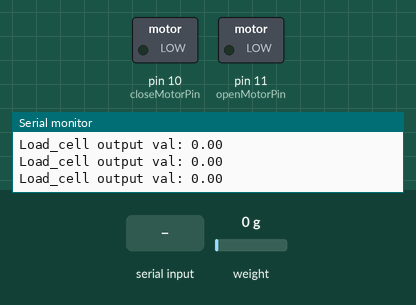
Simulated run of this sketch. Board: Arduino Uno, built with avr-gcc and run on an emulated ATmega328P. Parts: switched loads named in the sketch (green lamp = pin HIGH), the last lines printed to the serial monitor. The test bench sets the inputs (shaded band); at power-on: weight on the scale 0 g.

Above: at 3.6 s.
3.7 s: weight on the scale set to 1250 g
At 4.4 s:
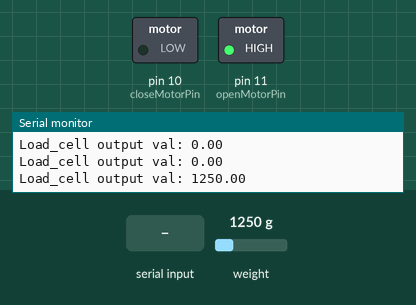
6.0 s: "t" received over Serial
At 6.4 s:
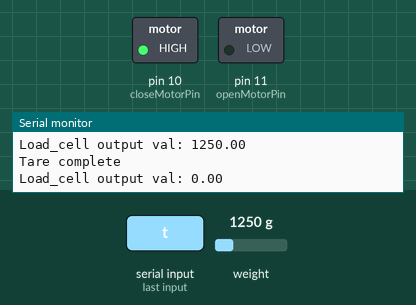
Timing chart, 0 to 9.0 s (numbered marks = the images above; inputs shaded):
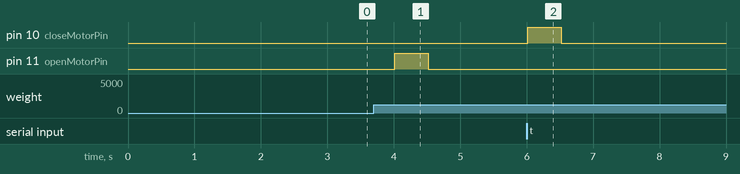

The sketch:

CAT_WEIGHT_FOOD_DISH_v1.ino
```cpp
/*
 * A sketch using the Arduino library HX711_ADC with logic for
   controlling an motorized food dish with an H-Bridge
   Shaun Nelson - 2021
*/

#include <HX711_ADC.h>
#include <EEPROM.h>

#define LED 13

int openMotorPin = 11;          // PIN USED TO SEND OPEN SIGNAL TO H-BRIDGE
int closeMotorPin = 10;         // PIN USED TO SEND CLOSED SIGNAL TO H-BRIDGE
const int MinCatWeight = 1100;  // CHANGE FOR YOUR SPECIFIC MIN WEIGHT
const int MaxCatWeight = 1450;  // CHANGE FOR YOUR SPECIFIC MAX WEIGHT
long interval = 300;            // MODIFY TO INCREASE OR DECREASE INTERVAL
long previousMillis = 0;
enum States { Closed, Open, Opening, Closing };
States State = Closed;
unsigned long OpenStartedTime;
unsigned long CloseStartedTime;

//pins:
const int HX711_dout = 4; //mcu > HX711 dout pin
const int HX711_sck = 5; //mcu > HX711 sck pin

//HX711 constructor:
HX711_ADC LoadCell(HX711_dout, HX711_sck);

const int calVal_calVal_eepromAdress = 0;
unsigned long t = 0;

void setup() {
  Serial.begin(57600); delay(10);
  Serial.println();
  Serial.println("Starting...");

  pinMode(openMotorPin, OUTPUT);
  pinMode(closeMotorPin, OUTPUT);


  float calibrationValue; // calibration value
  calibrationValue = 113.0; //696.0; // uncomment this if you want to set this value in the sketch
#if defined(ESP8266) || defined(ESP32)
  //EEPROM.begin(512); // uncomment this if you use ESP8266 and want to fetch this value from eeprom
#endif
  //EEPROM.get(calVal_eepromAdress, calibrationValue); // uncomment this if you want to fetch this value from eeprom

  LoadCell.begin();
  unsigned long stabilizingtime = 2000; // tare preciscion can be improved by adding a few seconds of stabilizing time
  boolean _tare = true; //set this to false if you don't want tare to be performed in the next step
  LoadCell.start(stabilizingtime, _tare);
  if (LoadCell.getTareTimeoutFlag()) {
    Serial.println("Timeout, check MCU>HX711 wiring and pin designations");
  }
  else {
    LoadCell.setCalFactor(calibrationValue); // set calibration factor (float)
    Serial.println("Startup is complete");
  }
  while (!LoadCell.update());
  Serial.print("Calibration value: ");
  Serial.println(LoadCell.getCalFactor());
  Serial.print("HX711 measured conversion time ms: ");
  Serial.println(LoadCell.getConversionTime());
  Serial.print("HX711 measured sampling rate HZ: ");
  Serial.println(LoadCell.getSPS());
  Serial.print("HX711 measured settlingtime ms: ");
  Serial.println(LoadCell.getSettlingTime());
  Serial.println("Note that the settling time may increase significantly if you use delay() in your sketch!");
  if (LoadCell.getSPS() < 7) {
    Serial.println("!!Sampling rate is lower than specification, check MCU>HX711 wiring and pin designations");
  }
  else if (LoadCell.getSPS() > 100) {
    Serial.println("!!Sampling rate is higher than specification, check MCU>HX711 wiring and pin designations");
  }
}

void loop() {
  static boolean newDataReady = 0;
  const int serialPrintInterval = 500; //increase value to slow down serial print activity

  // check for new data/start next conversion:
  if (LoadCell.update()) newDataReady = true;

  // get smoothed value from the dataset:
  if (newDataReady) {
    if (millis() > t + serialPrintInterval) {
      float i = LoadCell.getData();
      Serial.print("Load_cell output val: ");

      // LOGIC TO OPEN/CLOSE LID BASED ON CAT WEIGHT
      unsigned long currentMillis = millis();

      switch (State)
      {
        case Closed:
          {
            int ScaleWeight = i;
            if (ScaleWeight >= MinCatWeight && ScaleWeight <= MaxCatWeight)
            {
              OpenStartedTime = millis();
              digitalWrite(openMotorPin, HIGH);
              State = Opening;
            }
          }
          break;
        case Opening:
          if (millis() - OpenStartedTime > interval)
          {
            digitalWrite(openMotorPin, LOW);
            State = Open;
          }
          break;
        case Open:
          if (i < MinCatWeight)
          {
            CloseStartedTime = millis();
            digitalWrite(closeMotorPin, HIGH);
            State = Closing;
          }
          break;
        case Closing:
          if (millis() - CloseStartedTime > interval)
          {
            digitalWrite(closeMotorPin, LOW);
            State = Closed;
          }
          break;
        default:
          Serial.println("Invalid state");
          break;
      }

      Serial.println(i);
      newDataReady = 0;
      t = millis();
    }


  }

  // receive command from serial terminal, send 't' to initiate tare operation:
  if (Serial.available() > 0) {
    char inByte = Serial.read();
    if (inByte == 't') LoadCell.tareNoDelay();
  }

  // check if last tare operation is complete:
  if (LoadCell.getTareStatus() == true) {
    Serial.println("Tare complete");
  }

}
```

Measured:
- after the input at 3.7 s, pin 11 (openMotorPin): LOW → HIGH after 0.31 s, → LOW 0.50 s later
- after the input at 6.0 s, pin 10 (closeMotorPin): LOW → HIGH at once, → LOW 0.50 s later
